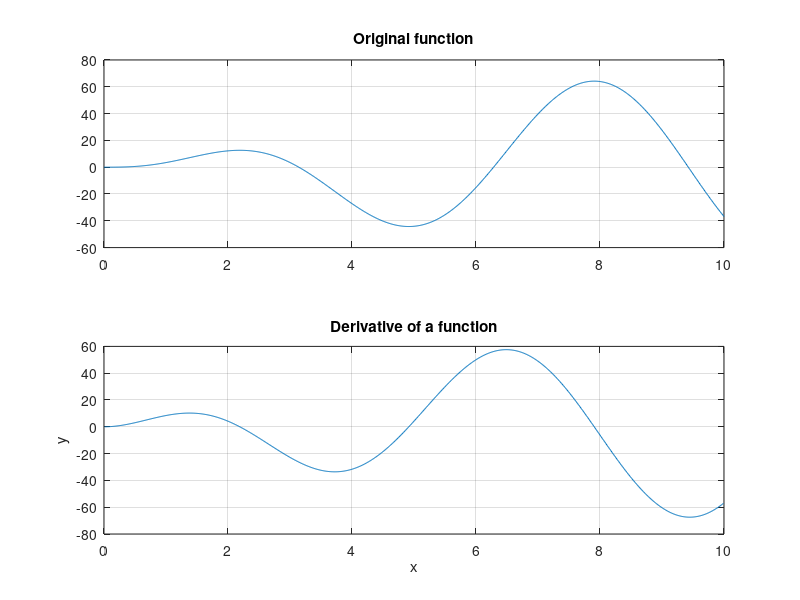

Reproduce this figure in MATLAB.

%defrive of a function
%set up a x-array from 0 to 10 with a

x = 0:0.01:10;
y = 5*x.^2.*exp(-0.2*x).*sin(x);
% find the central differnce estimate 
n = length(x);
der = (y(3:n)-y(1:n-2))./(x(3:n)-x(1:n-2));

%plot the orginal function
subplot(2,1,1)
plot(x,y)
grid on 
title('Original function')
subplot(2,1,2)
plot(x(2:n-1),der)
grid on 

title ('Derivative of a function')
xlabel('x')
ylabel('y')